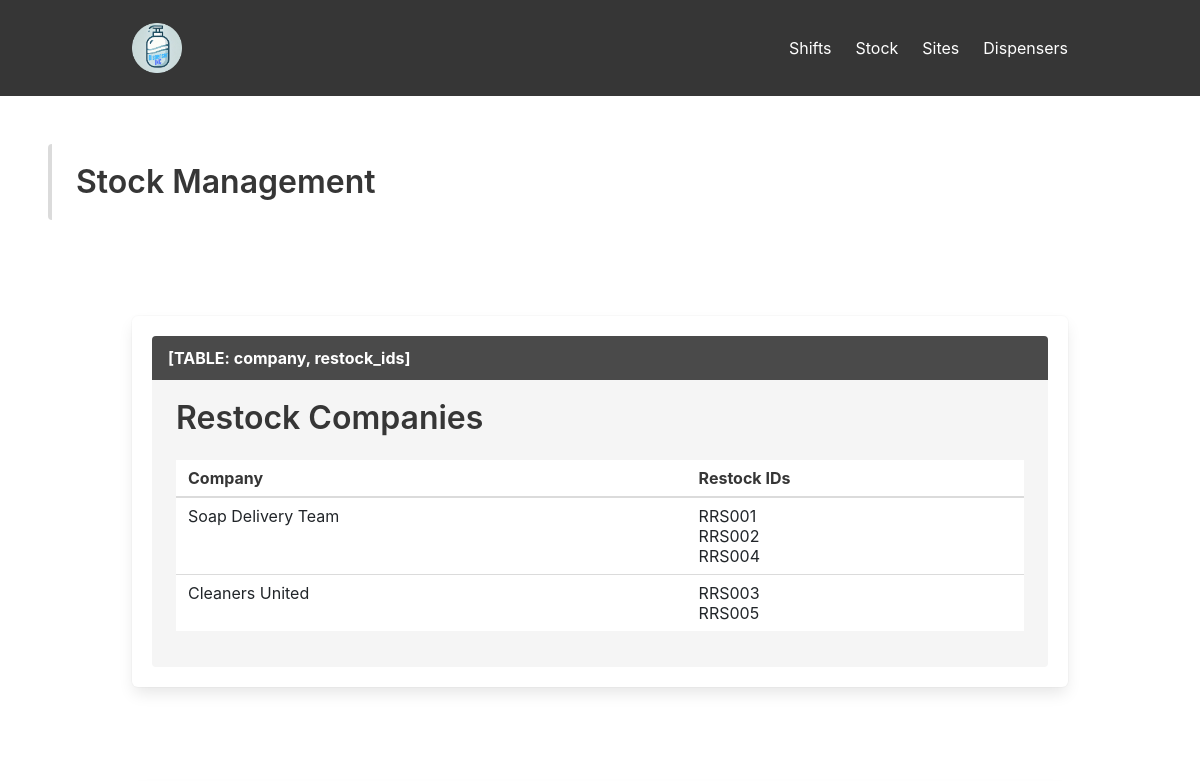
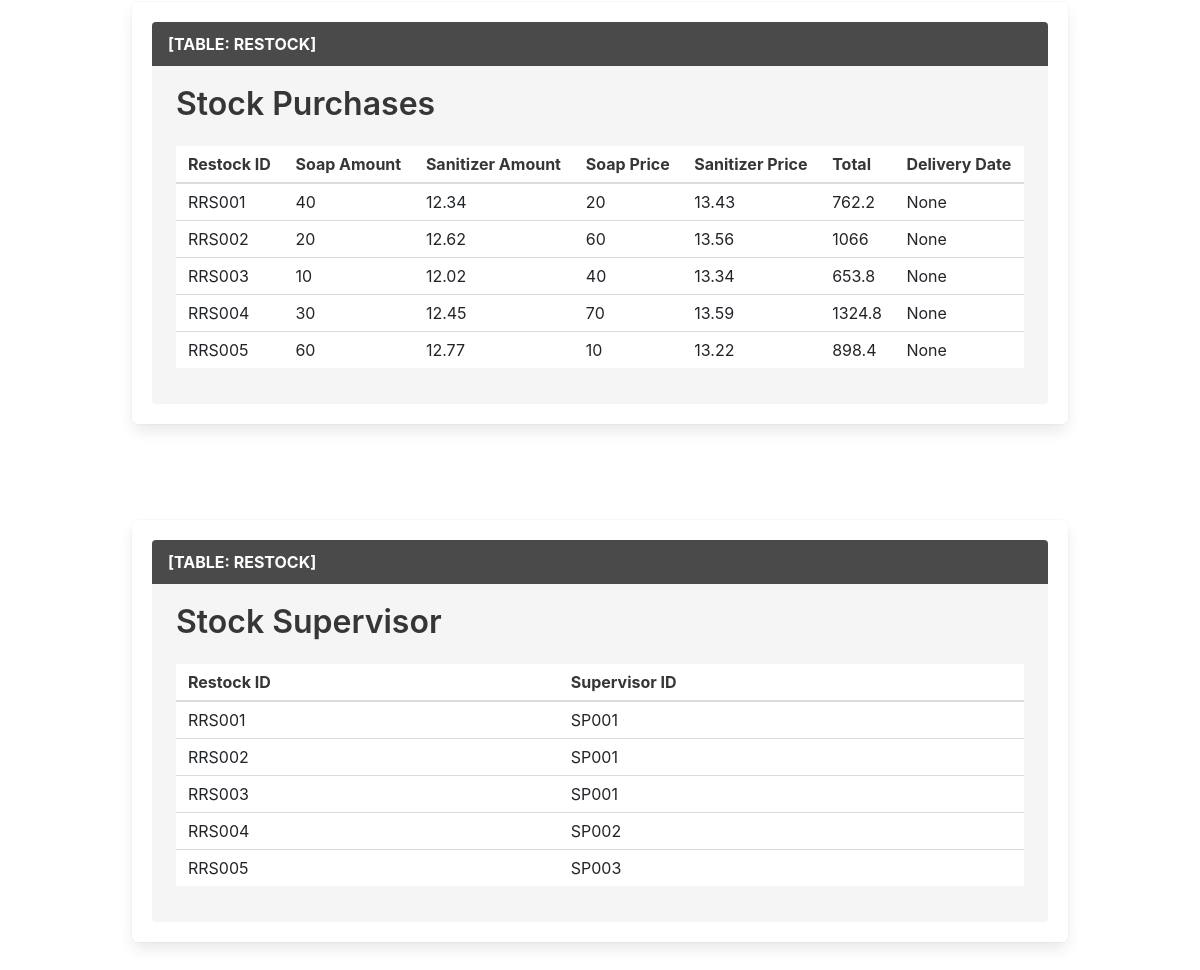
/stock/, run on the app's committed database (2 pictures, top to bottom).
### dispenser/views.py (the view)
# urls.py: path('stock/', stock, name='stock'),
def stock(request):
    with connection.cursor() as cursor:
        cursor.execute("SELECT Restock_ID, Supervisor_ID, Soap_Amount_Bought, Sanitizer_Amount_Bought, Soap_Price, Sanitizer_Price, Total, Company, Delivery_Date FROM RESTOCK")
        soaps = cursor.fetchall()
        companies_dict = {}
    for soap in soaps:
        company = soap[7]
        restock_id = soap[0]
        if company not in companies_dict:
            companies_dict[company] = []
        companies_dict[company].append(restock_id)
    return render(request, 'dispenser/stock.html', {'companies_dict': companies_dict, 'dispensers': soaps})

### dispenser/templates/dispenser/stock.html (shortened to what this page needs)
<html lang="en">
<head>
    {% load static %}
    <link rel="stylesheet" href="https://cdn.jsdelivr.net/npm/bootstrap@5.3.0/dist/css/bootstrap.min.css">
    <link rel="stylesheet" href="https://cdnjs.cloudflare.com/ajax/libs/bulma/0.9.4/css/bulma.min.css">
    <link rel="stylesheet" href="{% static 'css/navbar.css' %}">
</head>
<body>
    <nav class="navbar is-dark" role="navigation" aria-label="main navigation">
        <div class="container">
            <div class="navbar-brand">
                <a class="navbar-item" href="{% url 'home' %}">
                    <img src="{% static 'images/DispenserInc.png' %}" alt="Logo" style="max-height: 50px;">
                </a>
            </div>
            <div id="navbarMenu" class="navbar-menu">
                <div class="navbar-end">
                    <a class="navbar-item" href="{% url 'shifts' %}">Shifts</a>
                    <a class="navbar-item" href="{% url 'stock' %}">Stock</a>
                    <a class="navbar-item" href="{% url 'sites' %}">Sites</a>
                    <a class="navbar-item" href="{% url 'dispenser_resolved' %}">Dispensers</a>
                </div>
            </div>
        </div>
    </nav>
    <section class="section">
                    <div class="message-body">
                            <h1 class="title">Stock Management</h1>
                    </div>
    </section>
    <section class="section">
        <div class="container">
            <div class="box">
                <article class="message">
                    <div class="message-header">
                        <p>[TABLE: company, restock_ids]</p>
                    </div>
                    <div class="message-body">
                        <h1 class="title">Restock Companies</h1>
                        <table class="table is-striped is-fullwidth">
                            <thead>
                                <tr>
                                    <th>Company</th>
                                    <th>Restock IDs</th>
                                </tr>
                            </thead>
                            <tbody>
                                {% for company, restock_ids in companies_dict.items %}
                                <tr>
                                    <td>{{ company }}</td>
                                    <td>
                                        {% for restock_id in restock_ids %}
                                            <div>{{ restock_id }}</div>
                                        {% empty %}
                                            <div>No Restock IDs</div>
                                        {% endfor %}
                                    </td>
                                </tr>
                                {% empty %}
                                <tr>
                                    <td colspan="2">No data available</td>
                                </tr>
                                {% endfor %}
                            </tbody>
                        </table>
                    </div>
                </article>
            </div>
        </div>
    </section>
    <section class="section">
        <div class="container">
            <div class="box">
                <article class="message">
                    <div class="message-header">
                        <p>[TABLE: RESTOCK]</p>
                    </div>
                    <div class="message-body">
                        <h1 class="title">Stock Purchases</h1>
                        <table class="table is-striped is-fullwidth">
                            <thead>
                                <tr>
                                    <th>Restock ID</th>
                                    <th>Soap Amount</th>
                                    <th>Sanitizer Amount</th>
                                    <th>Soap Price</th>
                                    <th>Sanitizer Price</th>
                                    <th>Total</th>
                                    <th>Delivery Date</th>
                                </tr>
                            </thead>
                            <tbody>
                                {% for RESTOCK in dispensers %}
                                <tr>
                                    <td>{{ RESTOCK.0 }}</td>
                                    <td>{{ RESTOCK.2 }}</td>
                                    <td>{{ RESTOCK.3 }}</td>
                                    <td>{{ RESTOCK.4 }}</td>
                                    <td>{{ RESTOCK.5 }}</td>
                                    <td>{{ RESTOCK.6 }}</td>
                                    <td>{{ RESTOCK.8 }}</td>
                                </tr>
                                {% empty %}
                                <tr>
                                    <td colspan="7">No data available</td>
                                </tr>
                                {% endfor %}
                            </tbody>
                        </table>
                    </div>
                </article>
            </div>
        </div>
    </section>
    <section class="section">
        <div class="container">
            <div class="box">
                <article class="message">
                    <div class="message-header">
                        <p>[TABLE: RESTOCK]</p>
                    </div>
                    <div class="message-body">
                        <h1 class="title">Stock Supervisor</h1>
                        <table class="table is-striped is-fullwidth">
                            <thead>
                                <tr>
                                    <th>Restock ID</th>
                                    <th>Supervisor ID</th>
                                </tr>
                            </thead>
                            <tbody>
                                {% for RESTOCK in dispensers %}
                                <tr>
                                    <td>{{ RESTOCK.0 }}</td>
                                    <td>{{ RESTOCK.1 }}</td>
                                </tr>
                                {% empty %}
                                <tr>
                                    <td colspan="2">No data available</td>
                                </tr>
                                {% endfor %}
                            </tbody>
                        </table>
                    </div>
                </article>
            </div>
        </div>
    </section>
</body>
</html>

### soap_project/static/css/navbar.css (style rules this page uses)
.navbar { display: flex; justify-content: space-between; align-items: center; padding: 10px 20px; background-color: #333; }

### data on the page
RESTOCK: Restock_ID "RRS001", Soap_Amount_Bought "40", Sanitizer_Amount_Bought "12.34", Soap_Price "20", Sanitizer_Price "13.43", Total "762.2", RESTOCK "None", Supervisor_ID "SP001"
RESTOCK: Restock_ID "RRS002", Soap_Amount_Bought "20", Sanitizer_Amount_Bought "12.62", Soap_Price "60", Sanitizer_Price "13.56", Total "1066", RESTOCK "None", Supervisor_ID "SP001"
RESTOCK: Restock_ID "RRS004", Soap_Amount_Bought "30", Sanitizer_Amount_Bought "12.45", Soap_Price "70", Sanitizer_Price "13.59", Total "1324.8", RESTOCK "None", Supervisor_ID "SP002"
RESTOCK: Restock_ID "RRS003", Soap_Amount_Bought "10", Sanitizer_Amount_Bought "12.02", Soap_Price "40", Sanitizer_Price "13.34", Total "653.8", RESTOCK "None", Supervisor_ID "SP001"
RESTOCK: Restock_ID "RRS005", Soap_Amount_Bought "60", Sanitizer_Amount_Bought "12.77", Soap_Price "10", Sanitizer_Price "13.22", Total "898.4", RESTOCK "None", Supervisor_ID "SP003"

### other printed values
{{ company }} "Soap Delivery Team" "Cleaners United"
